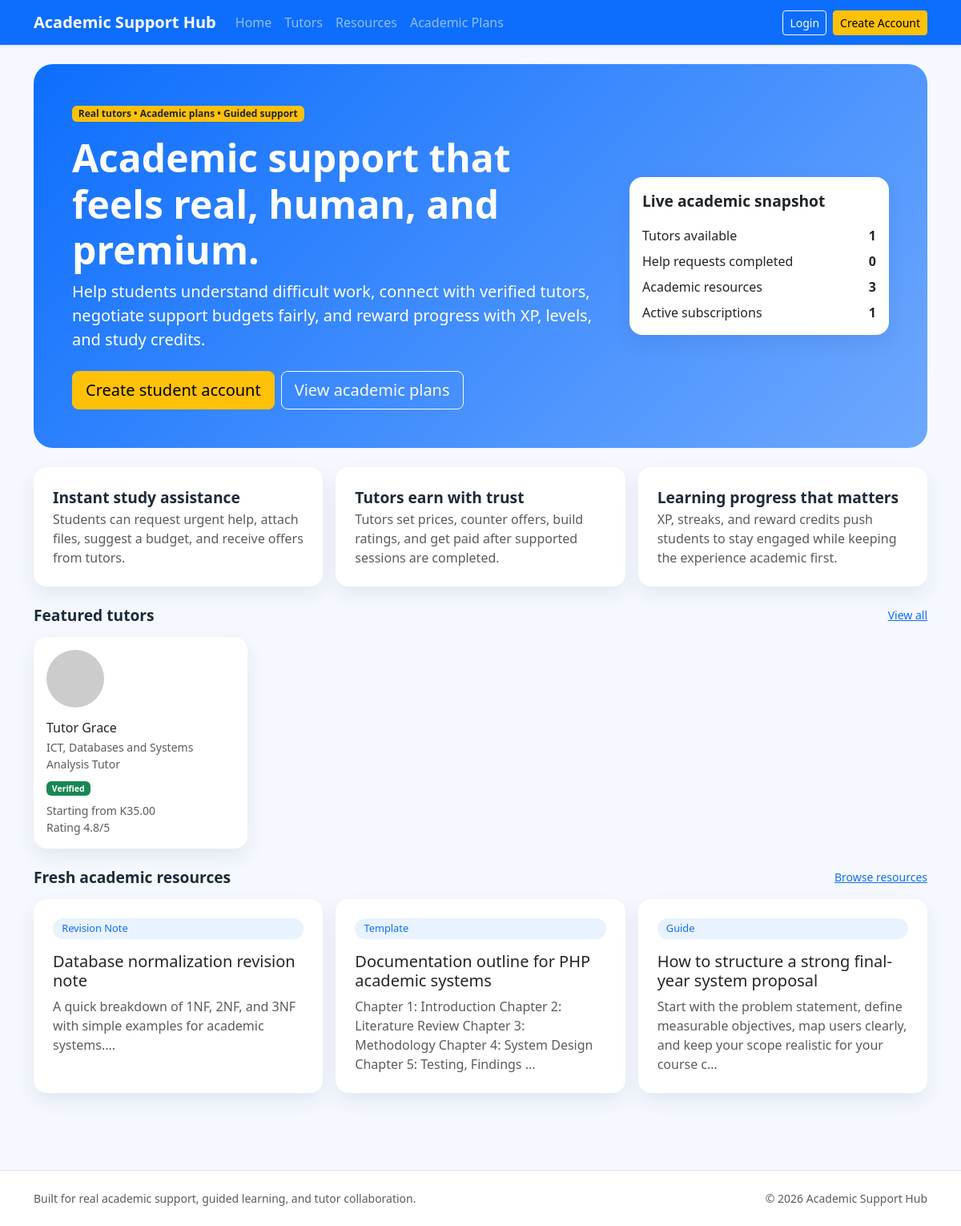
The page / on the database its author committed.
### tables this page shows
CREATE TABLE tutor_profiles (
    id INT UNSIGNED AUTO_INCREMENT PRIMARY KEY,
    user_id INT UNSIGNED NOT NULL UNIQUE,
    headline VARCHAR(190) NOT NULL,
    bio TEXT NOT NULL,
    subjects VARCHAR(255) NOT NULL,
    starting_price DECIMAL(10,2) NOT NULL DEFAULT 25.00,
    min_offer_price DECIMAL(10,2) NOT NULL DEFAULT 15.00,
    rating_average DECIMAL(3,2) NOT NULL DEFAULT 0,
    total_reviews INT UNSIGNED NOT NULL DEFAULT 0,
    total_sessions INT UNSIGNED NOT NULL DEFAULT 0,
    is_verified TINYINT(1) NOT NULL DEFAULT 0,
    created_at TIMESTAMP NOT NULL DEFAULT CURRENT_TIMESTAMP,
    CONSTRAINT fk_tutor_profiles_user FOREIGN KEY (user_id) REFERENCES users(id) ON DELETE CASCADE
);

CREATE TABLE users (
    id INT UNSIGNED AUTO_INCREMENT PRIMARY KEY,
    name VARCHAR(150) NOT NULL,
    email VARCHAR(190) NOT NULL UNIQUE,
    password VARCHAR(255) NOT NULL,
    role ENUM('admin','student','tutor') NOT NULL DEFAULT 'student',
    university VARCHAR(190) NULL,
    bio TEXT NULL,
    avatar_path VARCHAR(255) NULL,
    created_at TIMESTAMP NOT NULL DEFAULT CURRENT_TIMESTAMP
);

CREATE TABLE resources (
    id INT UNSIGNED AUTO_INCREMENT PRIMARY KEY,
    title VARCHAR(190) NOT NULL,
    resource_type VARCHAR(100) NOT NULL,
    content LONGTEXT NOT NULL,
    access_level ENUM('free','starter','plus','pro') NOT NULL DEFAULT 'free',
    created_by INT UNSIGNED NULL,
    created_at TIMESTAMP NOT NULL DEFAULT CURRENT_TIMESTAMP,
    CONSTRAINT fk_resources_user FOREIGN KEY (created_by) REFERENCES users(id) ON DELETE SET NULL
);

### index.php (the view, shortened to what this page needs)
<?php
require_once __DIR__ . '/includes/bootstrap.php';
$tutors = $pdo->query("
    SELECT tp.*, u.name, u.avatar_path
    FROM tutor_profiles tp
    INNER JOIN users u ON u.id = tp.user_id
    WHERE tp.is_verified = 1
    ORDER BY tp.rating_average DESC, tp.total_sessions DESC
    LIMIT 4
")->fetchAll();
$resources = $pdo->query("SELECT * FROM resources ORDER BY id DESC LIMIT 3")->fetchAll();
include __DIR__ . '/includes/header.php';
?>
<section class="hero mb-4">
    <div class="row align-items-center">
        <div class="col-lg-8">
            <span class="badge text-bg-warning text-dark mb-3">Real tutors • Academic plans • Guided support</span>
            <h1 class="display-5 fw-bold">Academic support that feels real, human, and premium.</h1>
            <p class="lead mb-4">Help students understand difficult work, connect with verified tutors, negotiate support budgets fairly, and reward progress with XP, levels, and study credits.</p>
            <div class="d-flex gap-2 flex-wrap">
                <a class="btn btn-warning btn-lg" href="<?= app_url('register.php') ?>">Create student account</a>
                <a class="btn btn-outline-light btn-lg" href="<?= app_url('pricing.php') ?>">View academic plans</a>
            </div>
        </div>
        <div class="col-lg-4 mt-4 mt-lg-0">
            <div class="card card-soft p-3 text-dark">
                <div class="section-title mb-3">Live academic snapshot</div>
                <div class="d-flex justify-content-between mb-2"><span>Tutors available</span><strong><?= count_value("SELECT COUNT(*) FROM tutor_profiles WHERE is_verified = 1") ?></strong></div>
                <div class="d-flex justify-content-between mb-2"><span>Help requests completed</span><strong><?= count_value("SELECT COUNT(*) FROM help_requests WHERE status = 'completed'") ?></strong></div>
                <div class="d-flex justify-content-between mb-2"><span>Academic resources</span><strong><?= count_value("SELECT COUNT(*) FROM resources") ?></strong></div>
                <div class="d-flex justify-content-between"><span>Active subscriptions</span><strong><?= count_value("SELECT COUNT(*) FROM user_subscriptions WHERE status = 'active' AND ends_at >= NOW()") ?></strong></div>
            </div>
        </div>
    </div>
</section>
<div class="row g-3 mb-4">
    <div class="col-md-4">
        <div class="metric-card bg-white p-4 h-100">
            <div class="section-title">Instant study assistance</div>
            <p class="text-muted mb-0">Students can request urgent help, attach files, suggest a budget, and receive offers from tutors.</p>
        </div>
    </div>
    <div class="col-md-4">
        <div class="metric-card bg-white p-4 h-100">
            <div class="section-title">Tutors earn with trust</div>
            <p class="text-muted mb-0">Tutors set prices, counter offers, build ratings, and get paid after supported sessions are completed.</p>
        </div>
    </div>
    <div class="col-md-4">
        <div class="metric-card bg-white p-4 h-100">
            <div class="section-title">Learning progress that matters</div>
            <p class="text-muted mb-0">XP, streaks, and reward credits push students to stay engaged while keeping the experience academic first.</p>
        </div>
    </div>
</div>
<section class="mb-4">
    <div class="d-flex justify-content-between align-items-center mb-3">
        <h2 class="section-title mb-0">Featured tutors</h2>
        <a href="<?= app_url('tutors.php') ?>" class="small">View all</a>
    </div>
    <div class="row g-3">
        <?php foreach ($tutors as $tutor): ?>
            <div class="col-md-6 col-lg-3">
                <div class="card card-soft p-3 h-100">
                    <img src="<?= e(avatar_url($tutor['avatar_path'])) ?>" class="avatar-md mb-3" alt="">
                    <h3 class="h6 mb-1"><?= e($tutor['name']) ?></h3>
                    <div class="small text-muted mb-2"><?= e($tutor['headline']) ?></div>
                    <div class="small mb-2"><?= status_badge($tutor['is_verified'] ? 'verified' : 'pending') ?></div>
                    <div class="small text-muted">Starting from <?= money($tutor['starting_price']) ?></div>
                    <div class="small text-muted">Rating <?= number_format((float) $tutor['rating_average'], 1) ?>/5</div>
                </div>
            </div>
        <?php endforeach; ?>
    </div>
</section>
<section class="mb-4">
    <div class="d-flex justify-content-between align-items-center mb-3">
        <h2 class="section-title mb-0">Fresh academic resources</h2>
        <a href="<?= app_url('resources.php') ?>" class="small">Browse resources</a>
    </div>
    <div class="row g-3">
        <?php foreach ($resources as $resource): ?>
            <div class="col-md-4">
                <div class="card card-soft p-4 h-100">
                    <span class="tag-pill mb-3 d-inline-block"><?= e($resource['resource_type']) ?></span>
                    <h3 class="h5"><?= e($resource['title']) ?></h3>
                    <p class="text-muted mb-0"><?= e(substr(strip_tags((string) $resource['content']), 0, 130)) ?>...</p>
                </div>
            </div>
        <?php endforeach; ?>
    </div>
</section>
<?php include __DIR__ . '/includes/footer.php'; ?>

### includes/functions.php (shortened to what this page needs)
<?php
function app_url(string $path = ''): string
{
    $path = ltrim($path, '/');
    return BASE_URL . ($path !== '' ? '/' . $path : '');
}
function e(mixed $value): string
{
    return htmlspecialchars((string) $value, ENT_QUOTES, 'UTF-8');
}
function money(float|string|int $amount): string
{
    return 'K' . number_format((float) $amount, 2);
}
function status_badge(string $status): string
{
    $map = [
        'open' => 'warning',
        'quoted' => 'info',
        'accepted' => 'primary',
        'in_progress' => 'primary',
        'completed' => 'success',
        'cancelled' => 'secondary',
        'held' => 'warning',
        'released' => 'success',
        'pending' => 'warning',
        'paid' => 'success',
        'requested' => 'warning',
        'approved' => 'success',
        'rejected' => 'danger',
        'active' => 'success',
        'expired' => 'secondary',
        'verified' => 'success',
    ];
    $class = $map[$status] ?? 'secondary';
    return '<span class="badge text-bg-' . $class . '">' . e(ucwords(str_replace('_', ' ', $status))) . '</span>';
}
function avatar_url(?string $path): string
{
    if (!$path) {
        return 'https://ui-avatars.com/api/?background=0D8ABC&color=fff&name=Student';
    }
    return app_url($path);
}
function count_value(string $sql, array $params = []): int
{
    global $pdo;
    $stmt = $pdo->prepare($sql);
    $stmt->execute($params);
    return (int) $stmt->fetchColumn();
}

### assets/css/style.css (style rules this page uses)
body { background:#f5f8ff; color:#1d2a39; }
.hero { background:linear-gradient(135deg,#0d6efd,#6ea8fe); border-radius:1.5rem; color:#fff; padding:3rem; }
.card-soft { border:0; border-radius:1rem; box-shadow:0 10px 25px rgba(17, 37, 68, 0.08); }
.metric-card { border:0; border-radius:1rem; box-shadow:0 10px 25px rgba(17, 37, 68, 0.08); }
.section-title { font-size:1.2rem; font-weight:700; }
.avatar-md { width:72px; height:72px; border-radius:50%; object-fit:cover; }
.tag-pill { background:#e9f2ff; color:#0d6efd; border-radius:999px; padding:0.2rem 0.7rem; font-size:0.8rem; }

### rows shown on the page
tutor_profiles: user.name "Tutor Grace", headline "ICT, Databases and Systems Analysis Tutor", starting_price "K35.00", rating_average "4.8"
resources: resource_type "Revision Note", title "Database normalization revision note", content "A quick breakdown of 1NF, 2NF, and 3NF with simple examples for academic systems."
resources: resource_type "Template", title "Documentation outline for PHP academic systems", content "Chapter 1: Introduction Chapter 2: Literature Review Chapter 3: Methodology Chapter 4: System Design Chapter 5: Testing, Findings"
resources: resource_type "Guide", title "How to structure a strong final-year system proposal", content "Start with the problem statement, define measurable objectives, map users clearly, and keep your scope realistic for your course c"

### other values the page prints
APP_NAME "Academic Support Hub"
count_value("SELECT COUNT(*) FROM resources") "3"
